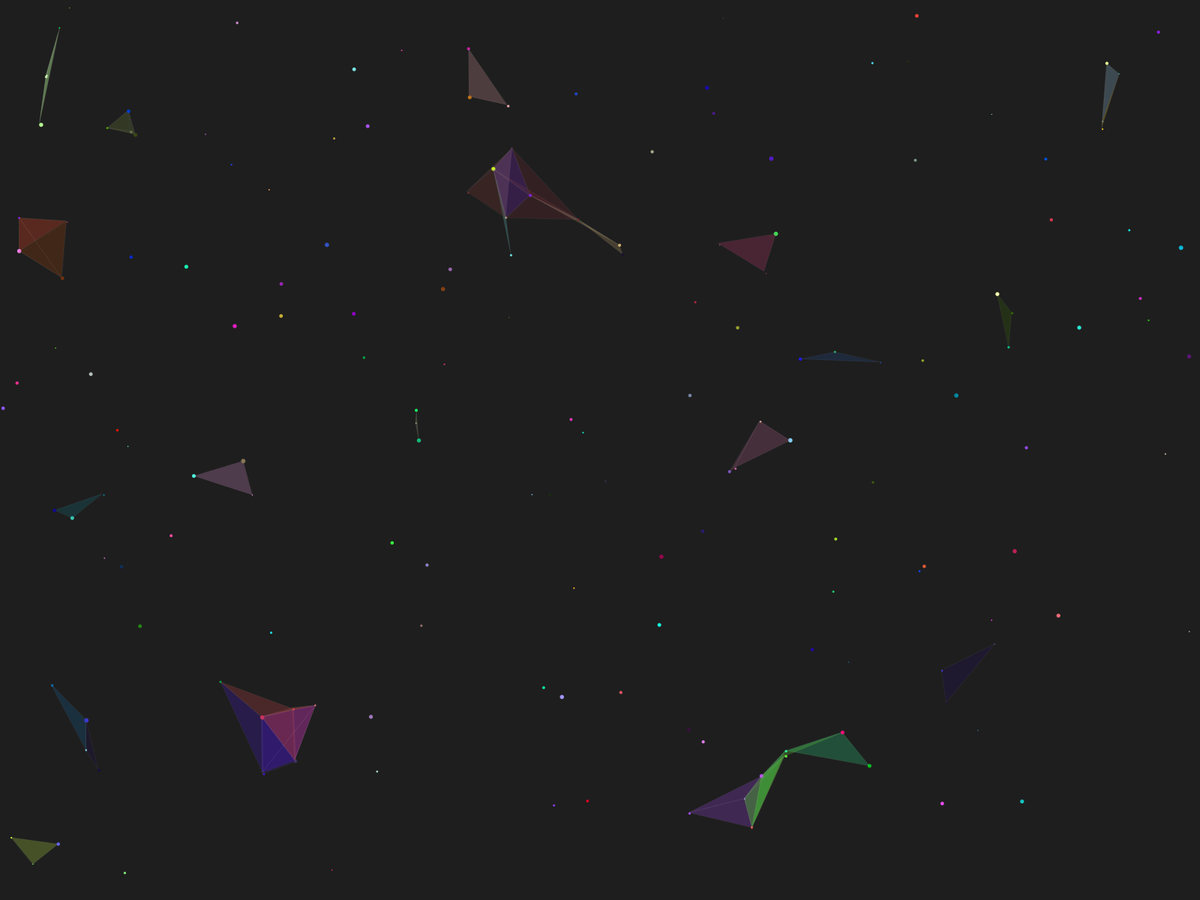
Frame 1 (no input)
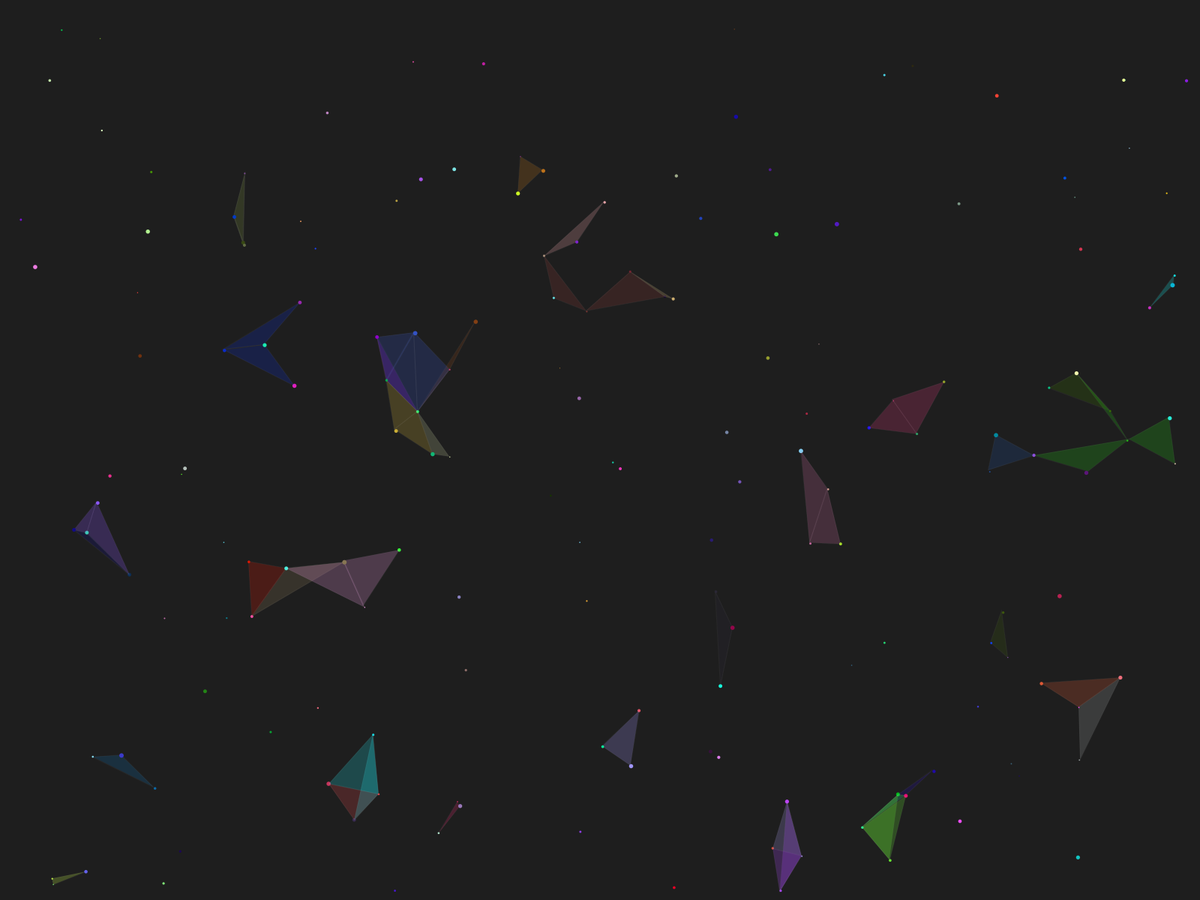
Frame 60 (the mouse pressed at the canvas centre just before this capture)
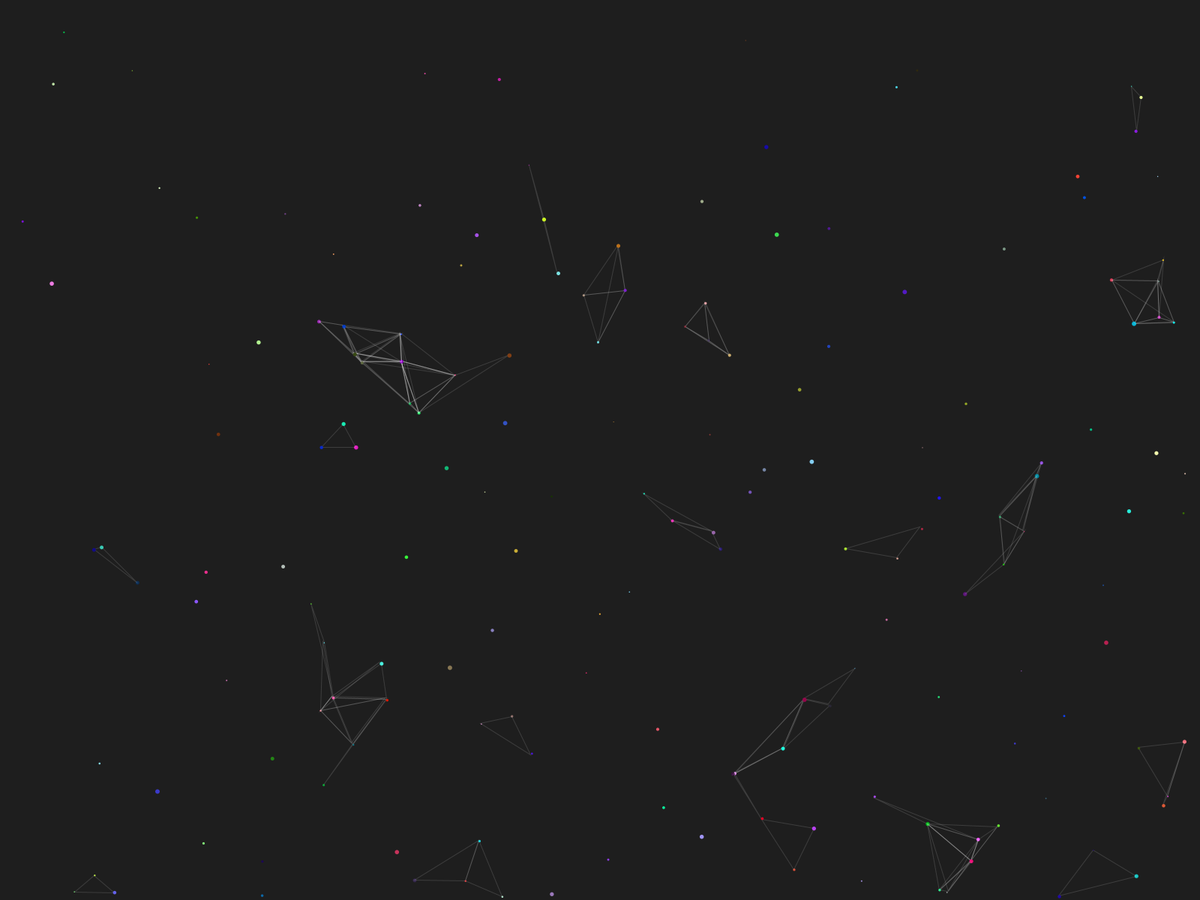
Frame 120 (the mouse held since frame 60 and released just before this capture)

The Processing sketch that drew these frames (run headless with seeded random() and noise(); from frame 60 on, the mouse is pressed at the canvas centre):

// Processing sketch: Poligon_colo
// ── Poligon_colo.pde
ArrayList list = new ArrayList();
boolean stroke = true;
int distance = 80;
int pnum = 170;

void setup()
{
  //size(500, 1000);
  fullScreen();
  smooth();

  for (int i = 0; i < pnum; i++) {
    Particle P = new Particle(random(0, width), random(0, height), random(1, 6), 
      (int)random(0, 255), (int)random(0, 255), (int)random(0, 255));
    list.add(P);
  }
}

void draw()
{
  background(30);
  makeTriangles();
}

void mousePressed()
{
  stroke = !stroke;
}

void makeTriangles()
{
  for (int i = 0; i < list.size(); i++) {
    Particle a = (Particle) list.get(i);
    a.display();
    a.update();
    for (int j = i + 1; j < list.size(); j++) {
      Particle b = (Particle) list.get(j);
      b.update();
      if (dist(a.x, a.y, b.x, b.y) < distance) {
        for (int k = j + 1; k < list.size(); k++) {
          Particle c = (Particle) list.get(k);
          if (dist(c.x, c.y, b.x, b.y) < distance) {
            if (stroke) {
              stroke(255, 10);
              fill(c.R, c.G, c.B, 60);
            } else {
              noFill();
              strokeWeight(1);
              stroke(255, 35);
            }
            beginShape(TRIANGLES);
            vertex(a.x, a.y);
            vertex(b.x, b.y);
            vertex(c.x, c.y);
            endShape();
          }
          c.update();
        }
      }
    }
  }
}

class Particle 
{
  float x, y, r;
  color R, G, B;

  Particle(float x, float y, float r, color R, color G, color B) {
    this.x = x;
    this.y = y;
    this.r = r;
    this.R = R;
    this.G = G;
    this.B = B;
  }

  void display() {
    pushStyle();
    noStroke();
    fill(this.R, this.G, this.B);
    ellipse(this.x, this.y, this.r, this.r);
    popStyle();
  }

  int i = 1, j = 1;

  void update() {
    this.x = this.x + j * 0.01;
    this.y = this.y + i * 0.01;

    if (this.y > height - this.r) {
      i = -1;
    }

    if (this.y < 0 + this.r) {
      i = 1;
    }

    if (this.x > width - this.r) {
      j = -1;
    }

    if (this.x < 0 + this.r) {
      j = 1;
    }
  }
}
